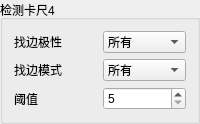
         <widget class="QGroupBox" name="groupBox_6">
          <property name="title">
           <string>检测卡尺4</string>
          </property>
          <layout class="QGridLayout" name="gridLayout_10">
           <item row="0" column="0">
            <widget class="QLabel" name="label_55">
             <property name="text">
              <string>找边极性</string>
             </property>
            </widget>
           </item>
           <item row="0" column="1">
            <widget class="QComboBox" name="comboBox_caliper4_transition">
             <item>
              <property name="text">
               <string>所有</string>
              </property>
             </item>
             <item>
              <property name="text">
               <string>黑到白</string>
              </property>
             </item>
             <item>
              <property name="text">
               <string>白到黑</string>
              </property>
             </item>
            </widget>
           </item>
           <item row="1" column="0">
            <widget class="QLabel" name="label_56">
             <property name="text">
              <string>找边模式</string>
             </property>
            </widget>
           </item>
           <item row="1" column="1">
            <widget class="QComboBox" name="comboBox_caliper4_select">
             <item>
              <property name="text">
               <string>所有</string>
              </property>
             </item>
             <item>
              <property name="text">
               <string>第一边</string>
              </property>
             </item>
             <item>
              <property name="text">
               <string>最后一边</string>
              </property>
             </item>
            </widget>
           </item>
           <item row="2" column="0">
            <widget class="QLabel" name="label_57">
             <property name="text">
              <string>阈值</string>
             </property>
            </widget>
           </item>
           <item row="2" column="1">
            <widget class="QSpinBox" name="spinBox_caliper4_thre">
             <property name="minimum">
              <number>5</number>
             </property>
             <property name="maximum">
              <number>60</number>
             </property>
            </widget>
           </item>
          </layout>
         </widget>
